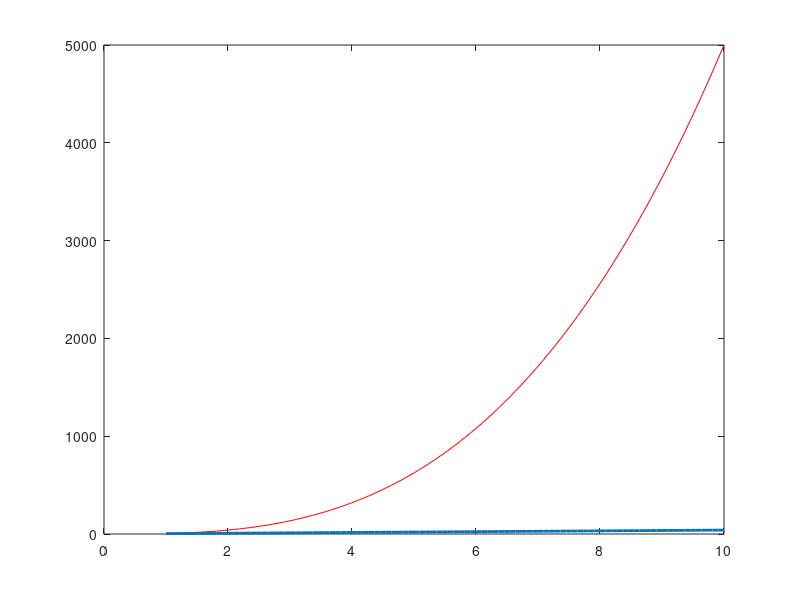

Write the MATLAB code that produced this figure.
function result = test_plot_005
result = false;
a = figure;
t = linspace(1,10);
plot(t,5*t.^3,'r',t,4*t,'linewidth',2);
drawnow;
close(a);
result = true;
